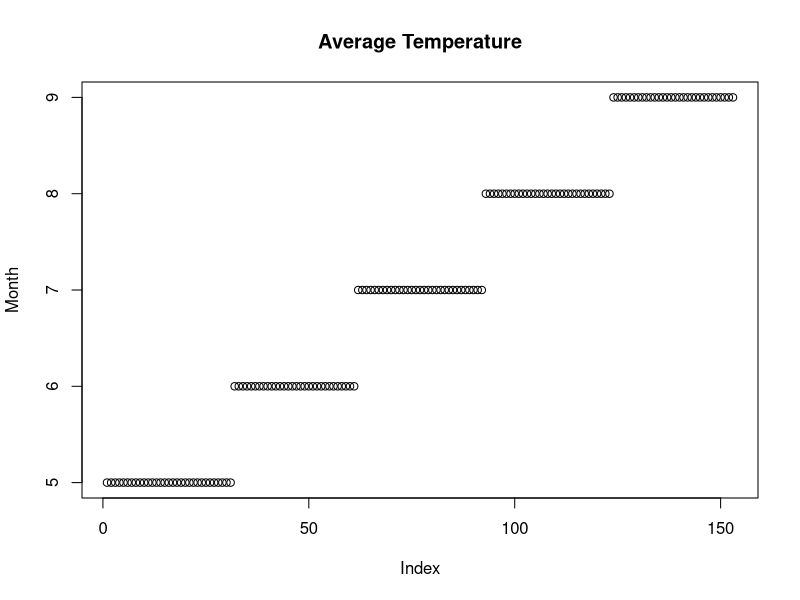

This chart was generated by the following R code:
## ---- chunk 1
knitr::opts_chunk$set(echo = TRUE, message = FALSE, warning = FALSE)
## ---- chunk 2
library(data.table)
## ---- chunk 3
head(airquality)

class(airquality)
## ---- chunk 4
airqualityDT <- as.data.table(airquality)

class(airqualityDT)
## ---- chunk 5
names(airqualityDT)
dim(airqualityDT)
str(airqualityDT)
## ---- chunk 6
DT <- data.table(x = 1:8,
                 y = round(pi*1:8,2),
                 z = letters[1:8])
DT
## ---- chunk 7
# no need to put comma in selecting rows
airqualityDT[1:2]

# selecting columns
airqualityDT[,1:2]

# no need to put "airqualityDT$" when calling a variable or column
airqualityDT[,list(Ozone, Solar.R)]
airqualityDT[1, .(Ozone, Solar.R)]

# selecting first row, second column
airqualityDT[1,2]

airqualityDT[1,2, with = FALSE]

airqualityDT[1,Solar.R]

airqualityDT[1,list(Solar.R, Temp)]

airqualityDT[1, .(Solar.R, Temp)]

# returns a vector
airqualityDT[1, c(Solar.R, Temp)]
## ---- chunk 8
# The basic arguments within brackets are NOT row 
# and column numbers but rather "i", "j" and "by".
# Say you have a data table called DT. In words, DT[i, j, by] translates to "Take
# DT, subset rows using i, then calculate j grouped by by".
airqualityDT[,.(meanTemp = mean(Temp), sdOpen = sd(Temp))]

airqualityDT[,.(meanTemp = mean(Temp), sdOpen = sd(Temp)), by = .(Month)]
# you can drop . if you only have one argument

## ---- chunk 9
airqualityDT[,plot(Month, meanTemp = mean(Temp), main="Average Temperature")]
## ---- chunk 10

## ---- chunk 11

## ---- chunk 12

